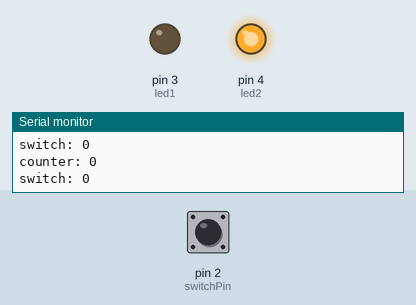
Bench run of a sketch on a simulated Arduino Uno, built with avr-gcc and run on an emulated ATmega328P. Shown: output pins drawn as LEDs (lit = HIGH), the last lines printed to the serial monitor. Inputs (shaded band) come from the test bench; at power-on: pin 2 (switchPin) LOW.

Above: at 1.2 s.
1.3 s: pin 2 (switchPin) pulled HIGH for 0.15 s
At 2.6 s:
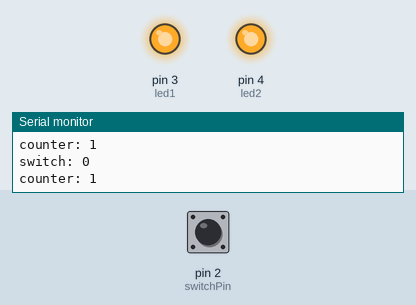
2.9 s: pin 2 (switchPin) pulled HIGH for 1 s
At 4.7 s:
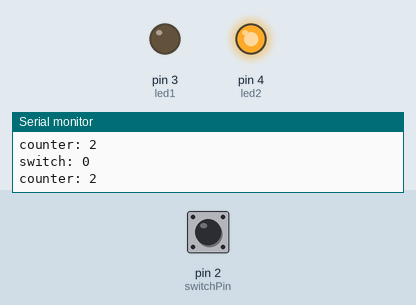
Timing chart, 0 to 6.2 s (numbered marks = the images above; inputs shaded):
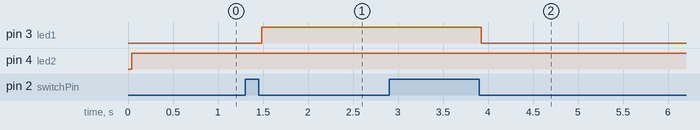

The sketch:

LED_sketch_feb14b.ino
```cpp
int switchPin = 2;
int led1 = 3;
int led2 = 4;

int switchRead = 0;

int counter = 0;

boolean wasPressed = false; // true false

long prevMillis = 0; // long number because of Milliseconds
int interval = 0;
boolean trigger = false;

void setup() {
  // put your setup code here, to run once:
  Serial.begin(9600);
  pinMode(switchPin, INPUT);
  pinMode(led1, OUTPUT);
  pinMode(led2, OUTPUT);
}


void loop() {
  // put your main code here, to run repeatedly:
  switchRead = digitalRead(switchPin);
  Serial.print("switch: ");
  Serial.println(switchRead);
//  digitalWrite(led1, HIGH);
//  digitalWrite(led2, HIGH);

  // check is button HIGH or LOW? Is button pressed or released?

  if (switchRead == HIGH) {
    //    counter = counter + 1; // The user is pressing the button. how to track when user presses, capture a state — change between when the user presses
    //    Serial.println(counter);
    wasPressed = true;
  }

// two states are true - Click is a press and release.
  if (switchRead == LOW && wasPressed == true) {
    wasPressed = false;
  counter = counter + 1;
  }
  Serial.print("counter: ");
 Serial.println(counter);

 if(counter == 0) {
  digitalWrite(led1, LOW);
    digitalWrite(led2, LOW);
    trigger = false;

  }else if (counter == 1) {
      digitalWrite(led1, HIGH);
  digitalWrite(led2, LOW);
}else if (counter == 2) {
      digitalWrite(led1, LOW);
  digitalWrite(led2, HIGH);
}else if (counter == 3) {

  if(millis() - prevMillis >= interval){
    prevMillis = millis();
    if (trigger == false){
      trigger = true;
      }else {
        trigger = false;
        }
    }

//  digitalWrite(led2, HIGH);
//delay(2000); once you add more smarts you can't use delays
//  digitalWrite(led2, LOW);
//delay(2000);

  }else{
  counter = 0;
  }

  if(trigger = true){
    digitalWrite(led2, HIGH);
    }else {
     digitalWrite(led2, LOW);
     }
}

// print statements delay the arduino --- avoid too many
```

Measured:
- after the input at 1.3 s, pin 3 (led1): LOW → HIGH after 0.19 s
- after the input at 2.9 s, pin 3 (led1): HIGH → LOW after 1.0 s
